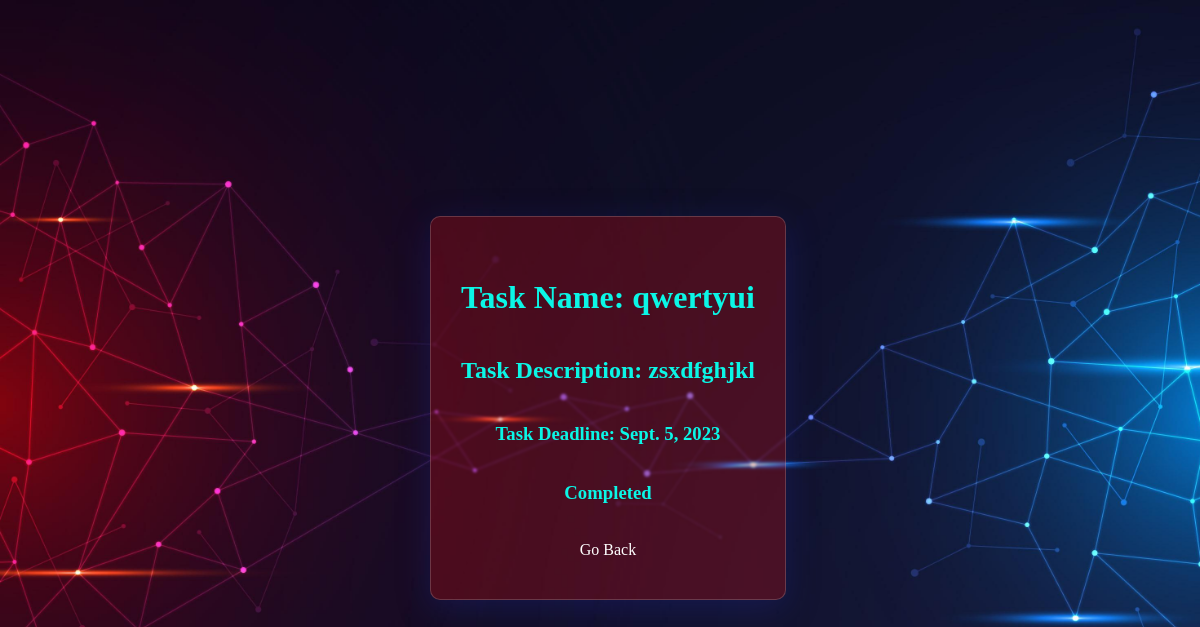
Screenshot of /task/4/ (signed in) with the database file from the repository.
### base/models.py (models this page shows, shortened)
class Task(models.Model):
    user = models.ForeignKey(User, on_delete = models.CASCADE, null = True, blank=True)
    title = models.CharField(max_length=200)
    completiondate = models.DateField(default=datetime.date.today)
    description = models.TextField(null=True, blank=True)
    complete = models.BooleanField(default=False)
    create = models.DateField( auto_now_add=True, )
    def __str__(self):
        return self.title
    class Meta:
        ordering = ['complete']

### base/views.py (the view)
# urls.py: path('task/<int:pk>/', TaskDetail.as_view() , name="task"),
class TaskDetail(LoginRequiredMixin, DetailView):
    model = Task
    context_object_name = 'task'
    template_name = 'base/task.html'

### templates/base/task.html
{% extends 'base/main.html' %}
{% block content %}
<h1 style="color: rgb(11, 246, 230);">Task Name: {{task}} </h1>
<h2 style="color: rgb(11, 246, 230);">Task Description: {{task.description}} </h2>
<h3 style="color: rgb(11, 246, 230);">Task Deadline: {{task.completiondate}} </h3>
{% if task.complete %}
    <h3 style="color: rgb(11, 246, 230);">Completed</h3>
{% else %}
    <h3 style="color: rgb(11, 246, 230);">Not Completed</h3>
{% endif %}
<br>
<a href = "{% url 'tasks' %}">Go Back</a>
{% endblock content %}

### static/css/styles.css (style rules this page uses)
body { background-image: url('../../static/images/background.jpg'); overflow: hidden; background-size:cover; background-repeat: no-repeat; width: 100%; height: 100vh; display: flex; justify-content: center; align-items: center; }
a { text-decoration: none; color: rgb(255, 255, 255); }

### rows the page displays
Task: title "qwertyui", description "zsxdfghjkl", completiondate "Sept. 5, 2023"
